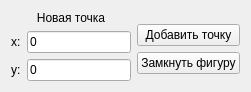
   <widget class="QWidget" name="horizontalLayoutWidget">
    <property name="geometry">
     <rect>
      <x>1050</x>
      <y>110</y>
      <width>251</width>
      <height>91</height>
     </rect>
    </property>
    <layout class="QHBoxLayout" name="manualPointHorLayout">
     <item>
      <layout class="QFormLayout" name="newPointLayout">
       <item row="0" column="0" colspan="2">
        <widget class="QLabel" name="newPointLabel">
         <property name="text">
          <string>Новая точка</string>
         </property>
         <property name="alignment">
          <set>Qt::AlignmentFlag::AlignCenter</set>
         </property>
        </widget>
       </item>
       <item row="1" column="0">
        <widget class="QLabel" name="newPointLabelX">
         <property name="text">
          <string>x:</string>
         </property>
        </widget>
       </item>
       <item row="1" column="1">
        <widget class="QLineEdit" name="newPointEditX">
         <property name="text">
          <string>0</string>
         </property>
        </widget>
       </item>
       <item row="2" column="0">
        <widget class="QLabel" name="newPointLabelY">
         <property name="text">
          <string>y:</string>
         </property>
        </widget>
       </item>
       <item row="2" column="1">
        <widget class="QLineEdit" name="newPointEditY">
         <property name="text">
          <string>0</string>
         </property>
        </widget>
       </item>
      </layout>
     </item>
     <item>
      <layout class="QVBoxLayout" name="manualPointButtons">
       <item>
        <spacer name="verticalSpacer">
         <property name="orientation">
          <enum>Qt::Orientation::Vertical</enum>
         </property>
         <property name="sizeHint" stdset="0">
          <size>
           <width>20</width>
           <height>40</height>
          </size>
         </property>
        </spacer>
       </item>
       <item>
        <spacer name="verticalSpacer_3">
         <property name="orientation">
          <enum>Qt::Orientation::Vertical</enum>
         </property>
         <property name="sizeHint" stdset="0">
          <size>
           <width>20</width>
           <height>40</height>
          </size>
         </property>
        </spacer>
       </item>
       <item>
        <widget class="QPushButton" name="addPointButton">
         <property name="text">
          <string>Добавить точку</string>
         </property>
        </widget>
       </item>
       <item>
        <widget class="QPushButton" name="closeFigureButton">
         <property name="text">
          <string>Замкнуть фигуру</string>
         </property>
        </widget>
       </item>
       <item>
        <spacer name="verticalSpacer_2">
         <property name="orientation">
          <enum>Qt::Orientation::Vertical</enum>
         </property>
         <property name="sizeHint" stdset="0">
          <size>
           <width>20</width>
           <height>40</height>
          </size>
         </property>
        </spacer>
       </item>
      </layout>
     </item>
    </layout>
   </widget>
